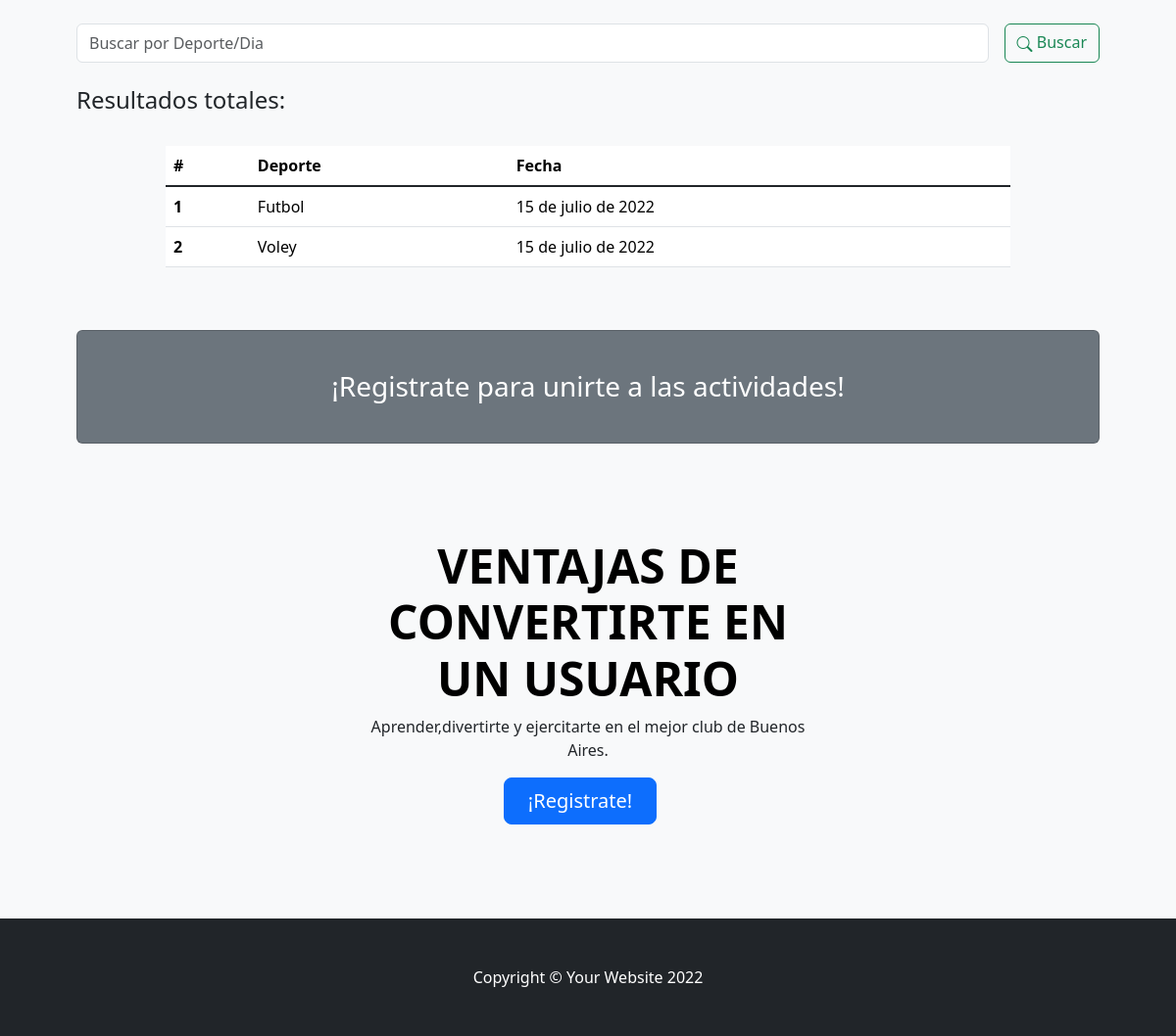
Page /deportes/ (lower part) on the earlier database version.
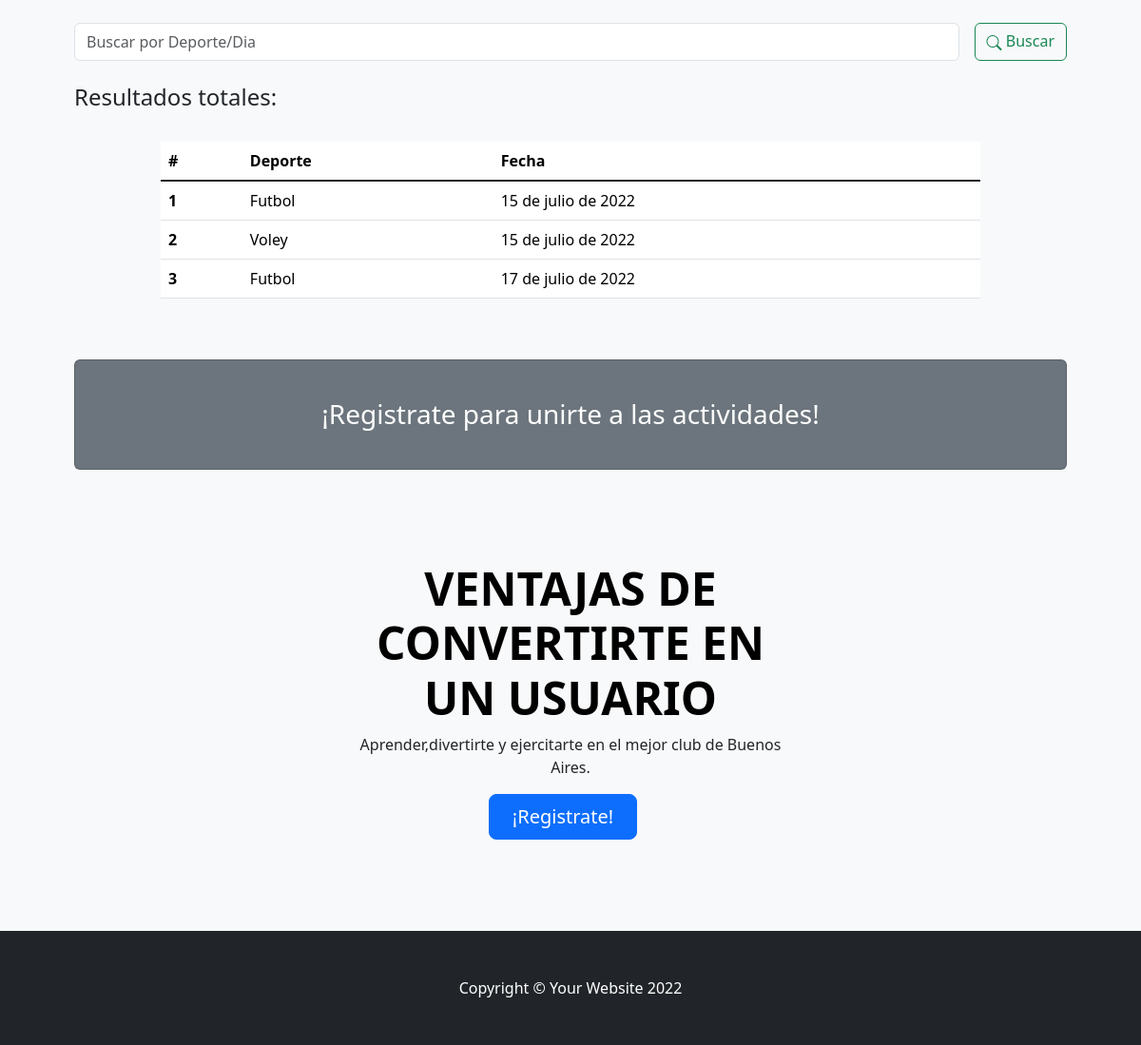
Same page on the later database version.
### ClubAPP/models.py (models this page shows)
class Deporte(models.Model):
    nombre = models.CharField(max_length=30)
    fecha = models.DateField(max_length=30)

### ClubAPP/views.py (the view)
# urls.py: path('deportes/', deportes, name="Deportes"),
def deportes(request):
    if request.method == "POST":
        search = request.POST["search"]
        if search != "":
            deportes = Deporte.objects.filter( Q(nombre__icontains=search) | Q(fecha__icontains=search) ).values()
            return render(request,"deporte.html",{"deportes":deportes, "search":True, "busqueda":search})
    deportes = Deporte.objects.all()
    return render(request,"deporte.html",{"deportes":deportes})

### ClubAPP/template/deporte.html (shortened to what this page needs)
{% extends 'base.html' %}
{% load static %}
{% block contenidoPagina %}
<section class="bg-light py-5">
    <div class="container px-5">
        <br>
        <div class="row gx-5 justify-content-center">
            <div class="col-lg-12">
                <form class="d-flex my-2 my-lg-0" action="" method="post">
                    <input class="flex-grow-0 form-control mr-sm-2" type="search" name="search" placeholder="Buscar por Deporte/Dia" aria-label="Search">
                    <button class="btn btn-outline-success text-nowrap ms-3 my-2 my-sm-0" type="submit"> <i class="bi bi-search"></i> Buscar</button>
                </form>
            </div>
        </div>
        <br>
        <h4>Resultados
            {% if search %}
                para "{{busqueda}}":
            {% else %}
                totales:
            {% endif %}
        </h4>
        <br>
        <div class="row gx-5 justify-content-center">
            <div class="col-lg-10 table-responsive">
                <table class="table table-theme">
                    <thead>
                        <tr>
                            <th scope="col">#</th>
                            <th scope="col">Deporte</th>
                            <th scope="col">Fecha</th>
                        </tr>
                    </thead>
                    <tbody>
                        {% for deporte in deportes %}
                            <tr>
                                <th scope="row">{{forloop.counter}}</th>
                                <td>{{deporte.nombre}}</td>
                                <td>{{deporte.fecha}}</td>
                            </tr>
                        {% endfor %}
                    </tbody>
                </table>
            </div>
        </div>
        <div>
            {% if not user.is_authenticated %}
                <div class="card text-white bg-secondary my-5 py-4 text-center">
                    <div class="card-body"><h3 class="text-white m-0">¡Registrate para unirte a las actividades!</h3></div>
                </div>
                <div class="container px-5">
                    <div class="row gx-5 justify-content-center">
                        <div class="col-lg-6">
                            <div class="text-center my-5">
                                <h1 class="display-5 fw-bolder text-black mb-2">VENTAJAS DE CONVERTIRTE EN UN USUARIO</h1>
                                <p>Aprender,divertirte y ejercitarte en el mejor club de Buenos Aires.</p>
                                <div class="d-grid gap-3 d-sm-flex justify-content-sm-center">
                                    <a class="btn btn-primary btn-lg px-4 me-sm-3" href="{% url 'Registro' %}">¡Registrate!</a>
                                </div>
                            </div>
                        </div>
                    </div>
                </div>
            {% endif %}
        </div>
    </div>
</section>
{% endblock %}

Differences in the rows shown:
added Deporte: nombre "Futbol", fecha "17 de julio de 2022"
